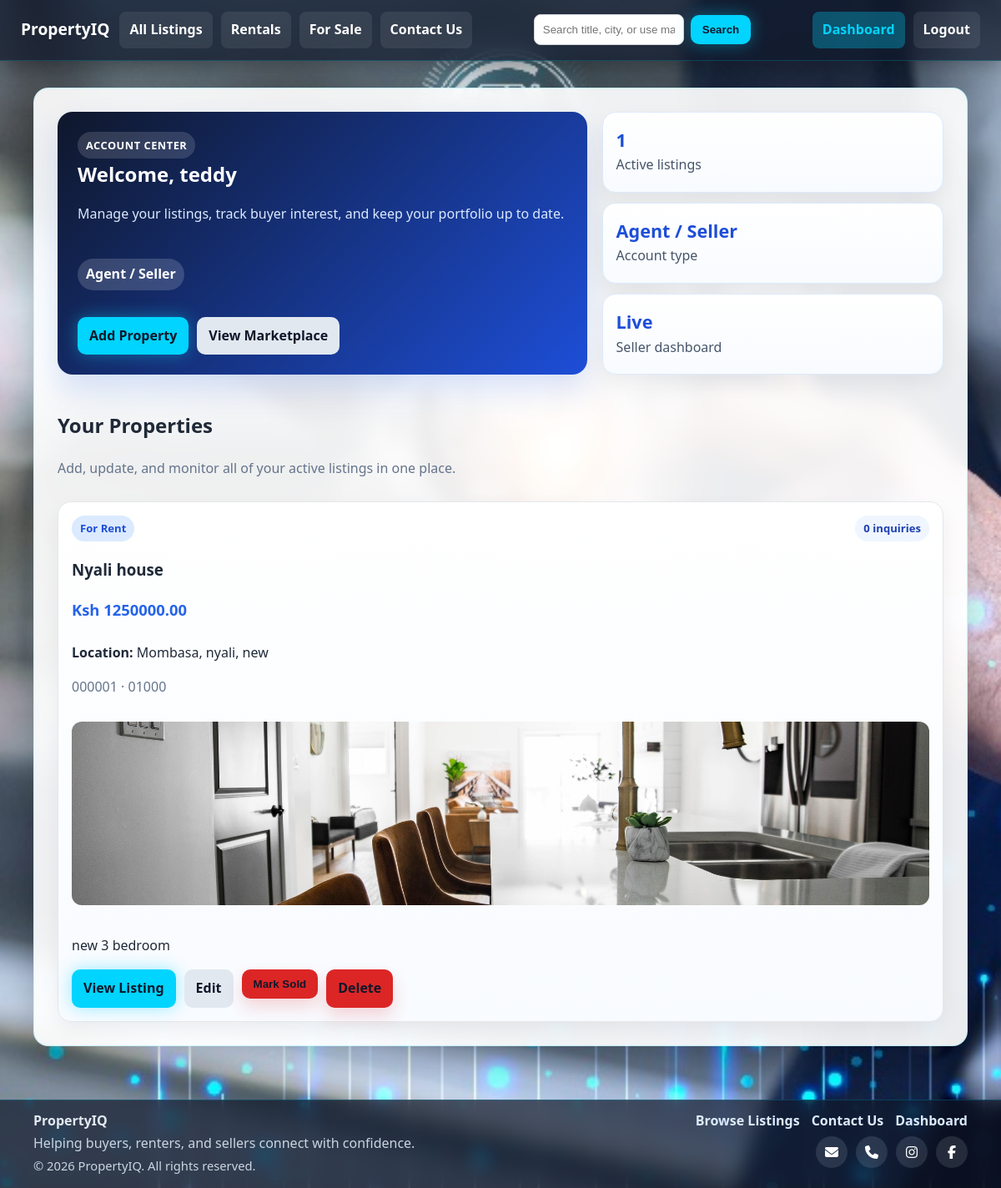
The page /dashboard/ (signed in) on the database its author committed.
### listings/models.py (models this page shows, shortened)
class Property(models.Model):
    LISTING_TYPES = [
        ("sale", "For Sale"),
        ("rent", "For Rent"),
    ]
    listing_type = models.CharField(max_length=10, choices=LISTING_TYPES, default="sale")
    title = models.CharField(max_length=200)
    description = models.TextField()
    price = models.DecimalField(max_digits=10, decimal_places=2)
    address = models.CharField(max_length=255)
    city = models.CharField(max_length=100)
    state = models.CharField(max_length=100)
    zip_code = models.CharField(max_length=20)
    image = models.FileField(
        upload_to="property_images/",
        blank=True,
        null=True,
        validators=[FileExtensionValidator(["jpg", "jpeg", "png", "webp", "gif"])],
    )
    brochure = models.FileField(
        upload_to="property_brochures/",
        blank=True,
        null=True,
        validators=[FileExtensionValidator(["pdf"])],
    )
    listed_date = models.DateTimeField(auto_now_add=True)
    sold = models.BooleanField(default=False)
    owner = models.ForeignKey(User, on_delete=models.CASCADE)

### listings/views.py (the view)
# urls.py: path("dashboard/", views.dashboard, name="dashboard"),
@login_required
def dashboard(request):
    is_seller = _is_seller(request.user)
    role_label = "Agent / Seller" if is_seller else "Buyer"
    owned_properties = (
        Property.objects.filter(owner=request.user).prefetch_related("inquiries").order_by("-listed_date")
        if is_seller
        else []
    )
    saved_properties = (
        Favorite.objects.filter(user=request.user).select_related("property", "property__owner")
        if not is_seller
        else []
    )
    return render(
        request,
        "listings/dashboard.html",
        {
            "role_label": role_label,
            "is_seller": is_seller,
            "owned_properties": owned_properties,
            "saved_properties": saved_properties,
        },
    )

### listings/views.py (called while the page is built)
def _is_seller(user):
    return user.is_authenticated and user.groups.filter(name="seller").exists()

### listings/templates/listings/dashboard.html (shortened to what this page needs)
{% extends "listings/base.html" %}
{% load static %}
{% block extra_head %}
    <link rel="stylesheet" href="{% static 'css/dashboard.css' %}">
{% endblock %}
{% block content %}
    <div class="dashboard-shell">
        <section class="dashboard-hero">
            <div class="hero-panel">
                <span class="eyebrow">Account Center</span>
                <h1>Welcome, {{ request.user.username }}</h1>
                <p class="subtitle hero-copy">
                    {% if is_seller %}
                        Manage your listings, track buyer interest, and keep your portfolio up to date.
                    {% else %}
                        Review your saved homes and continue exploring the latest listings on PropertyIQ.
                    {% endif %}
                </p>
                <p class="badge">{{ role_label }}</p>
                <div class="hero-actions">
                    {% if is_seller %}
                        <a class="button" href="{% url 'property_create' %}">Add Property</a>
                        <a class="button secondary" href="{% url 'home' %}">View Marketplace</a>
                    {% else %}
                        <a class="button" href="{% url 'home' %}">Browse Listings</a>
                        <a class="button secondary" href="{% url 'contact' %}">Contact Support</a>
                    {% endif %}
                </div>
            </div>
            <aside class="summary-grid">
                <div class="summary-card">
                    <strong>{% if is_seller %}{{ owned_properties|length }}{% else %}{{ saved_properties|length }}{% endif %}</strong>
                    <span>{% if is_seller %}Active listings{% else %}Saved favorites{% endif %}</span>
                </div>
                <div class="summary-card">
                    <strong>{{ role_label }}</strong>
                    <span>Account type</span>
                </div>
                <div class="summary-card">
                    <strong>{% if is_seller %}Live{% else %}Ready{% endif %}</strong>
                    <span>{% if is_seller %}Seller dashboard{% else %}Buyer shortlist{% endif %}</span>
                </div>
            </aside>
        </section>
        <section class="listings-section">
            {% if is_seller %}
                <div class="section-header">
                    <div>
                        <h2>Your Properties</h2>
                        <p class="muted">Add, update, and monitor all of your active listings in one place.</p>
                    </div>
                </div>
                <div class="listing-grid">
                    {% for property in owned_properties %}
                        <article class="property-card">
                            <div class="card-top">
                                <div>
                                    <span class="listing-chip">{{ property.get_listing_type_display }}</span>
                                    <h3>{{ property.title }}</h3>
                                    <p class="price">Ksh {{ property.price }}</p>
                                </div>
                                <span class="stat-pill">{{ property.inquiries.count }} inquiries</span>
                            </div>
                            <p><strong>Location:</strong> {{ property.city }}, {{ property.state }}</p>
                            <p class="muted">{{ property.address }} · {{ property.zip_code }}</p>
                            {% if property.image %}
                                <img class="preview" src="{{ property.image.url }}" alt="{{ property.title }}">
                            {% endif %}
                            <p>{{ property.description }}</p>
                            <div class="property-actions">
                                <a class="button" href="{% url 'property_detail' property.id %}">View Listing</a>
                                <a class="button secondary" href="{% url 'property_update' property.id %}">Edit</a>
                                <form method="post" action="{% url 'property_toggle_sold' property.id %}" style="display:inline-block; margin:0;">
                                    <button type="submit" class="button {% if property.sold %}secondary{% else %}danger{% endif %}">
                                        {% if property.sold %}Mark Unavailable{% else %}Mark Sold{% endif %}
                                    </button>
                                </form>
                                <a class="button danger" href="{% url 'property_delete' property.id %}">Delete</a>
                            </div>
                        </article>
                    {% empty %}
                        <div class="empty-state">
                            <h3>No properties yet</h3>
                            <p>Use the Add Property button to create your first listing.</p>
                        </div>
                    {% endfor %}
                </div>
            {% endif %}
        </section>
    </div>
{% endblock %}

### static/css/styles.css (style rules this page uses)
html { scroll-behavior: smooth; }
body { font-family: "Segoe UI", Arial, sans-serif; background: linear-gradient(180deg, #f8fbff 0%, #eef4ff 100%); background-image: url('/static/images/portfolio-9.jpg'); background-size: cover; margin: 0; color: #1f2937; line-height: 1.6; min-height: 100vh; }
.property-card, .card { border: 1px solid rgba(0, 212, 255, 0.2); border-radius: 16px; padding: 16px; background: rgba(255, 255, 255, 0.92); box-shadow: 0 10px 24px rgba(0, 0, 0, 0.15); transition: transform 0.2s ease, box-shadow 0.2s ease; }
h1 { margin-top: 0; color: #0f172a; }
.subtitle { color: #475569; margin-bottom: 24px; }
button, a.button { display: inline-block; padding: 10px 14px; border-radius: 10px; border: 0; background: #00d4ff; color: #0f172a; text-decoration: none; cursor: pointer; font-weight: 700; transition: transform 0.2s ease, box-shadow 0.2s ease, opacity 0.2s ease; box-shadow: 0 0 20px rgba(0, 212, 255, 0.4); }
button.secondary, a.button.secondary { background: #e2e8f0; color: #0f172a; box-shadow: none; }
button.danger, a.button.danger { background: #dc2626; box-shadow: 0 10px 20px rgba(220, 38, 38, 0.18); }

### static/css/dashboard.css (style rules this page uses)
.dashboard-shell { display: grid; gap: 22px; }
.dashboard-hero { display: grid; grid-template-columns: 1.55fr 1fr; gap: 18px; }
.hero-panel { background: linear-gradient(135deg, #0f172a, #1d4ed8); color: white; border-radius: 18px; padding: 24px; box-shadow: 0 18px 36px rgba(37, 99, 235, 0.16); }
.hero-panel h1 { color: white; margin-bottom: 10px; }
.eyebrow { display: inline-block; padding: 6px 10px; border-radius: 999px; background: rgba(255, 255, 255, 0.14); font-size: 0.8rem; font-weight: 700; letter-spacing: 0.04em; text-transform: uppercase; }
.hero-copy { color: #dbeafe; }
.badge { display: inline-block; background: rgba(255, 255, 255, 0.16); color: white; padding: 6px 10px; border-radius: 999px; font-weight: 700; }
.hero-actions { display: flex; gap: 10px; flex-wrap: wrap; margin-top: 16px; }
.summary-grid { display: grid; gap: 12px; }
.summary-card { background: linear-gradient(180deg, #ffffff, #f8fbff); border: 1px solid #dbeafe; border-radius: 16px; padding: 16px; box-shadow: 0 10px 24px rgba(15, 23, 42, 0.06); }
.summary-card strong { display: block; font-size: 1.35rem; color: #1d4ed8; }
.summary-card span { color: #475569; }
.section-header { display: flex; justify-content: space-between; align-items: end; flex-wrap: wrap; gap: 12px; margin-bottom: 10px; }
.listing-grid { display: grid; grid-template-columns: repeat(auto-fit, minmax(280px, 1fr)); gap: 16px; }
.property-card, .empty-state { border: 1px solid #e5e7eb; border-radius: 16px; padding: 16px; background: linear-gradient(180deg, #ffffff, #f8fbff); box-shadow: 0 10px 24px rgba(15, 23, 42, 0.06); transition: transform 0.2s ease, box-shadow 0.2s ease; }
.card-top { display: flex; justify-content: space-between; gap: 12px; align-items: start; flex-wrap: wrap; }
.listing-chip, .stat-pill { display: inline-block; padding: 5px 10px; border-radius: 999px; font-size: 0.82rem; font-weight: 700; }
.listing-chip { background: #dbeafe; color: #1d4ed8; }
.stat-pill { background: #eff6ff; color: #1e40af; }
.price { font-size: 1.15rem; font-weight: 800; color: #2563eb; margin: 8px 0; }
.muted { color: #64748b; }
.preview { width: 100%; max-height: 220px; object-fit: cover; border-radius: 12px; margin: 12px 0; }
.property-actions { display: flex; gap: 10px; flex-wrap: wrap; margin-top: 14px; }

### rows shown on the page
Property: listing_type "For Rent", title "Nyali house", price "1250000.00", inquiries.count "0", city "Mombasa, nyali", state "new", address "000001", zip_code "01000", image (picture), description "new 3 bedroom", sold "Mark Sold"

### other values the page prints
{{ request.user.username }} "teddy"
{{ role_label }} "Agent / Seller"
{{ owned_properties|length }} "1"
